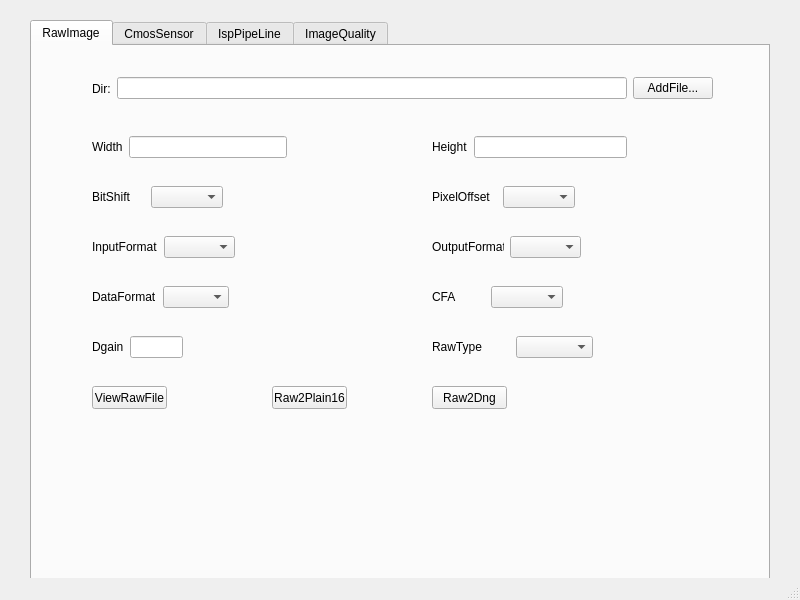
<?xml version="1.0" encoding="UTF-8"?>
<ui version="4.0">
 <class>MainWindow</class>
 <widget class="QMainWindow" name="MainWindow">
  <property name="geometry">
   <rect>
    <x>0</x>
    <y>0</y>
    <width>800</width>
    <height>600</height>
   </rect>
  </property>
  <property name="windowTitle">
   <string>MainWindow</string>
  </property>
  <widget class="QWidget" name="centralwidget">
   <widget class="QTabWidget" name="tabWidget">
    <property name="geometry">
     <rect>
      <x>30</x>
      <y>20</y>
      <width>740</width>
      <height>560</height>
     </rect>
    </property>
    <property name="currentIndex">
     <number>0</number>
    </property>
    <widget class="QWidget" name="tab_rawimage">
     <attribute name="title">
      <string>RawImage</string>
     </attribute>
     <widget class="QWidget" name="layoutWidget">
      <property name="geometry">
       <rect>
        <x>400</x>
        <y>90</y>
        <width>195</width>
        <height>22</height>
       </rect>
      </property>
      <layout class="QHBoxLayout" name="horizontalLayout_2">
       <item>
        <widget class="QLabel" name="label_height">
         <property name="text">
          <string>Height</string>
         </property>
        </widget>
       </item>
       <item>
        <widget class="QLineEdit" name="lineEdit_height"/>
       </item>
      </layout>
     </widget>
     <widget class="QWidget" name="layoutWidget_2">
      <property name="geometry">
       <rect>
        <x>60</x>
        <y>290</y>
        <width>91</width>
        <height>22</height>
       </rect>
      </property>
      <layout class="QHBoxLayout" name="horizontalLayout_3">
       <item>
        <widget class="QLabel" name="label_dgain">
         <property name="text">
          <string>Dgain</string>
         </property>
        </widget>
       </item>
       <item>
        <widget class="QLineEdit" name="lineEdit_dgain"/>
       </item>
      </layout>
     </widget>
     <widget class="QWidget" name="layoutWidget_3">
      <property name="geometry">
       <rect>
        <x>400</x>
        <y>140</y>
        <width>143</width>
        <height>22</height>
       </rect>
      </property>
      <layout class="QHBoxLayout" name="horizontalLayout_5">
       <item>
        <widget class="QLabel" name="label_pixeloffset">
         <property name="text">
          <string>PixelOffset</string>
         </property>
        </widget>
       </item>
       <item>
        <widget class="QComboBox" name="comboBox_pixeloffset"/>
       </item>
      </layout>
     </widget>
     <widget class="QWidget" name="layoutWidget_4">
      <property name="geometry">
       <rect>
        <x>60</x>
        <y>190</y>
        <width>143</width>
        <height>22</height>
       </rect>
      </property>
      <layout class="QHBoxLayout" name="horizontalLayout_6">
       <item>
        <widget class="QLabel" name="label_inputformat">
         <property name="text">
          <string>InputFormat</string>
         </property>
        </widget>
       </item>
       <item>
        <widget class="QComboBox" name="comboBox_inputformat"/>
       </item>
      </layout>
     </widget>
     <widget class="QWidget" name="layoutWidget_5">
      <property name="geometry">
       <rect>
        <x>400</x>
        <y>190</y>
        <width>149</width>
        <height>22</height>
       </rect>
      </property>
      <layout class="QHBoxLayout" name="horizontalLayout_7">
       <item>
        <widget class="QLabel" name="label_outputformat">
         <property name="text">
          <string>OutputFormat</string>
         </property>
        </widget>
       </item>
       <item>
        <widget class="QComboBox" name="comboBox_outputformat"/>
       </item>
      </layout>
     </widget>
     <widget class="QWidget" name="layoutWidget_6">
      <property name="geometry">
       <rect>
        <x>60</x>
        <y>240</y>
        <width>137</width>
        <height>22</height>
       </rect>
      </property>
      <layout class="QHBoxLayout" name="horizontalLayout_8">
       <item>
        <widget class="QLabel" name="label_dataformat">
         <property name="text">
          <string>DataFormat</string>
         </property>
        </widget>
       </item>
       <item>
        <widget class="QComboBox" name="comboBox_dataformat"/>
       </item>
      </layout>
     </widget>
     <widget class="QWidget" name="layoutWidget_7">
      <property name="geometry">
       <rect>
        <x>400</x>
        <y>240</y>
        <width>131</width>
        <height>22</height>
       </rect>
      </property>
      <layout class="QHBoxLayout" name="horizontalLayout_9">
       <item>
        <widget class="QLabel" name="label_cfa">
         <property name="text">
          <string>CFA</string>
         </property>
        </widget>
       </item>
       <item>
        <widget class="QComboBox" name="comboBox_cfa"/>
       </item>
      </layout>
     </widget>
     <widget class="QWidget" name="layoutWidget_8">
      <property name="geometry">
       <rect>
        <x>400</x>
        <y>290</y>
        <width>161</width>
        <height>22</height>
       </rect>
      </property>
      <layout class="QHBoxLayout" name="horizontalLayout_11">
       <item>
        <widget class="QLabel" name="label_rawtype">
         <property name="text">
          <string>RawType</string>
         </property>
        </widget>
       </item>
       <item>
        <widget class="QComboBox" name="comboBox_rawtype"/>
       </item>
      </layout>
     </widget>
     <widget class="QPushButton" name="pushButton_viewrawfile">
      <property name="geometry">
       <rect>
        <x>60</x>
        <y>340</y>
        <width>75</width>
        <height>23</height>
       </rect>
      </property>
      <property name="text">
       <string>ViewRawFile</string>
      </property>
     </widget>
     <widget class="QPushButton" name="pushButton_raw2plain16">
      <property name="geometry">
       <rect>
        <x>240</x>
        <y>340</y>
        <width>75</width>
        <height>23</height>
       </rect>
      </property>
      <property name="text">
       <string>Raw2Plain16</string>
      </property>
     </widget>
     <widget class="QPushButton" name="pushButton_raw2dng">
      <property name="geometry">
       <rect>
        <x>400</x>
        <y>340</y>
        <width>75</width>
        <height>23</height>
       </rect>
      </property>
      <property name="text">
       <string>Raw2Dng</string>
      </property>
     </widget>
     <widget class="QWidget" name="layoutWidget">
      <property name="geometry">
       <rect>
        <x>60</x>
        <y>140</y>
        <width>131</width>
        <height>22</height>
       </rect>
      </property>
      <layout class="QHBoxLayout" name="horizontalLayout_4">
       <item>
        <widget class="QLabel" name="label_bitshift">
         <property name="text">
          <string>BitShift</string>
         </property>
        </widget>
       </item>
       <item>
        <widget class="QComboBox" name="comboBox_bitshift"/>
       </item>
      </layout>
     </widget>
     <widget class="QWidget" name="layoutWidget">
      <property name="geometry">
       <rect>
        <x>60</x>
        <y>30</y>
        <width>621</width>
        <height>25</height>
       </rect>
      </property>
      <layout class="QHBoxLayout" name="horizontalLayout_10">
       <item>
        <widget class="QLabel" name="label_dir">
         <property name="text">
          <string>Dir:</string>
         </property>
        </widget>
       </item>
       <item>
        <widget class="QLineEdit" name="lineEdit_dir"/>
       </item>
       <item>
        <widget class="QPushButton" name="pushButton_addfile">
         <property name="text">
          <string>AddFile...</string>
         </property>
        </widget>
       </item>
      </layout>
     </widget>
     <widget class="QWidget" name="layoutWidget">
      <property name="geometry">
       <rect>
        <x>60</x>
        <y>90</y>
        <width>195</width>
        <height>22</height>
       </rect>
      </property>
      <layout class="QHBoxLayout" name="horizontalLayout">
       <item>
        <widget class="QLabel" name="label_width">
         <property name="text">
          <string>Width</string>
         </property>
        </widget>
       </item>
       <item>
        <widget class="QLineEdit" name="lineEdit_width"/>
       </item>
      </layout>
     </widget>
    </widget>
    <widget class="QWidget" name="tab_cmos_sensor">
     <attribute name="title">
      <string>CmosSensor</string>
     </attribute>
     <widget class="QPushButton" name="pushButton_snr_linear">
      <property name="geometry">
       <rect>
        <x>40</x>
        <y>40</y>
        <width>81</width>
        <height>23</height>
       </rect>
      </property>
      <property name="text">
       <string>SNR/Linear</string>
      </property>
     </widget>
     <widget class="QPushButton" name="pushButton_dynamicrange">
      <property name="geometry">
       <rect>
        <x>140</x>
        <y>40</y>
        <width>91</width>
        <height>23</height>
       </rect>
      </property>
      <property name="text">
       <string>Dynamic Range</string>
      </property>
     </widget>
     <widget class="QPushButton" name="pushButton_temporalnoise">
      <property name="geometry">
       <rect>
        <x>250</x>
        <y>40</y>
        <width>101</width>
        <height>23</height>
       </rect>
      </property>
      <property name="text">
       <string>Temporal Noise</string>
      </property>
     </widget>
     <widget class="QPushButton" name="pushButton_fpn">
      <property name="geometry">
       <rect>
        <x>370</x>
        <y>40</y>
        <width>71</width>
        <height>23</height>
       </rect>
      </property>
      <property name="text">
       <string>FPN</string>
      </property>
     </widget>
     <widget class="QPushButton" name="pushButton_dsnu">
      <property name="geometry">
       <rect>
        <x>460</x>
        <y>40</y>
        <width>101</width>
        <height>23</height>
       </rect>
      </property>
      <property name="text">
       <string>DSNU</string>
      </property>
     </widget>
     <widget class="QPushButton" name="pushButton_prnu">
      <property name="geometry">
       <rect>
        <x>590</x>
        <y>40</y>
        <width>101</width>
        <height>23</height>
       </rect>
      </property>
      <property name="text">
       <string>PRNU</string>
      </property>
     </widget>
     <widget class="QPushButton" name="pushButton_sensitivity">
      <property name="geometry">
       <rect>
        <x>40</x>
        <y>80</y>
        <width>81</width>
        <height>23</height>
       </rect>
      </property>
      <property name="text">
       <string>sensitivity</string>
      </property>
     </widget>
     <widget class="QPushButton" name="pushButton_illumination">
      <property name="geometry">
       <rect>
        <x>140</x>
        <y>80</y>
        <width>91</width>
        <height>23</height>
       </rect>
      </property>
      <property name="text">
       <string>illumination</string>
      </property>
     </widget>
    </widget>
    <widget class="QWidget" name="tab_isp_pipeline">
     <attribute name="title">
      <string>IspPipeLine</string>
     </attribute>
     <widget class="QPushButton" name="pushButton_isppipeline">
      <property name="geometry">
       <rect>
        <x>130</x>
        <y>120</y>
        <width>75</width>
        <height>23</height>
       </rect>
      </property>
      <property name="text">
       <string>isppipeline</string>
      </property>
     </widget>
    </widget>
    <widget class="QWidget" name="tab_image_quality">
     <attribute name="title">
      <string>ImageQuality</string>
     </attribute>
     <widget class="QPushButton" name="pushButton_imagequality">
      <property name="geometry">
       <rect>
        <x>140</x>
        <y>100</y>
        <width>81</width>
        <height>23</height>
       </rect>
      </property>
      <property name="text">
       <string>imagequality</string>
      </property>
     </widget>
    </widget>
   </widget>
  </widget>
  <widget class="QMenuBar" name="menubar">
   <property name="geometry">
    <rect>
     <x>0</x>
     <y>0</y>
     <width>800</width>
     <height>23</height>
    </rect>
   </property>
  </widget>
  <widget class="QStatusBar" name="statusbar"/>
 </widget>
 <resources/>
 <connections/>
</ui>
